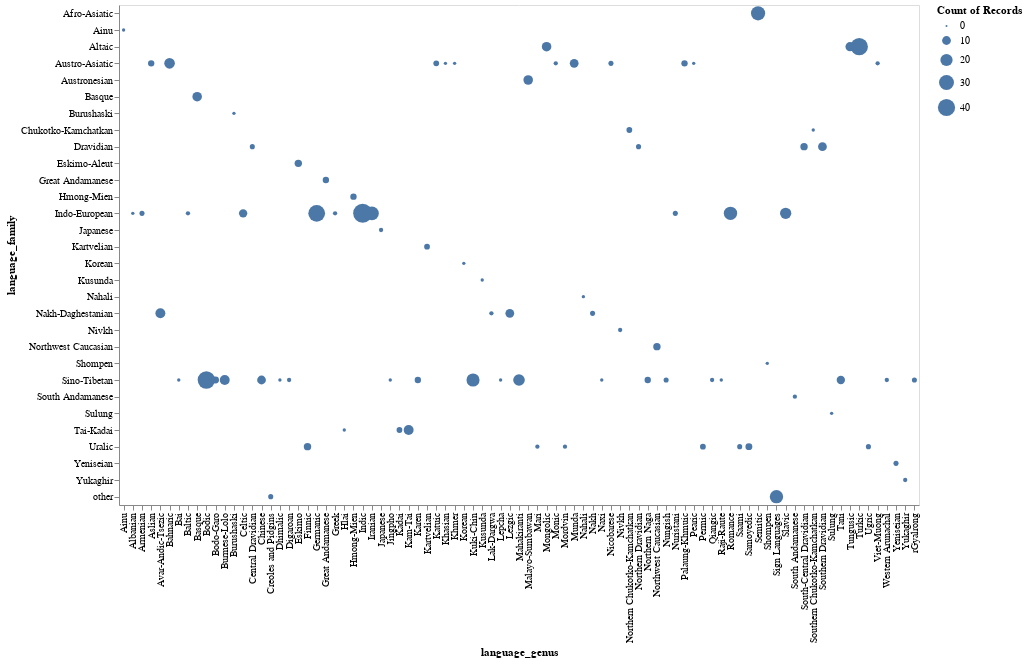

The cell this chart's notebook holds for it:
### Markdown cell above
Ці дві візуалізації я поки зробила лише для Євразії, але планую зробити для всіх мікротериторій.

Візуалізація - топ10 найпоширеніших мовних родин і найпоширеніших топ10 мовних родів на мікротериторії. 
Вона також показує кількість мов, які входять до цієї родини/роду на цій території(що, як я згадувала раніше,показує, що з однієї мовної сім'ї можуть виходити багато мов).

### Code cell
alt.Chart(languages_background).mark_circle().encode(
    y='language_family:N',
    x='language_genus:N',
    size='count()'
).properties(width = 800, height = 500)

### Figure 1 — Vega-Lite specification as saved in the notebook (floating-point values rounded to 4 significant figures; data arrays with more than 128 entries replaced by an {"elided": "..."} marker saying what was removed)
{"config": {"view": {"continuousWidth": 400, "continuousHeight": 300}}, "data": {"name": "data-daee0a5cfb1b1c1ba3b1e59b2818525f"}, "mark": "circle", "encoding": {"size": {"aggregate": "count", "type": "quantitative"}, "x": {"field": "language_genus", "type": "nominal"}, "y": {"field": "language_family", "type": "nominal"}}, "height": 500, "width": 800, "$schema": "https://vega.github.io/schema/vega-lite/v4.17.0.json", "datasets": {"data-daee0a5cfb1b1c1ba3b1e59b2818525f": {"elided": "660 records"}}}
